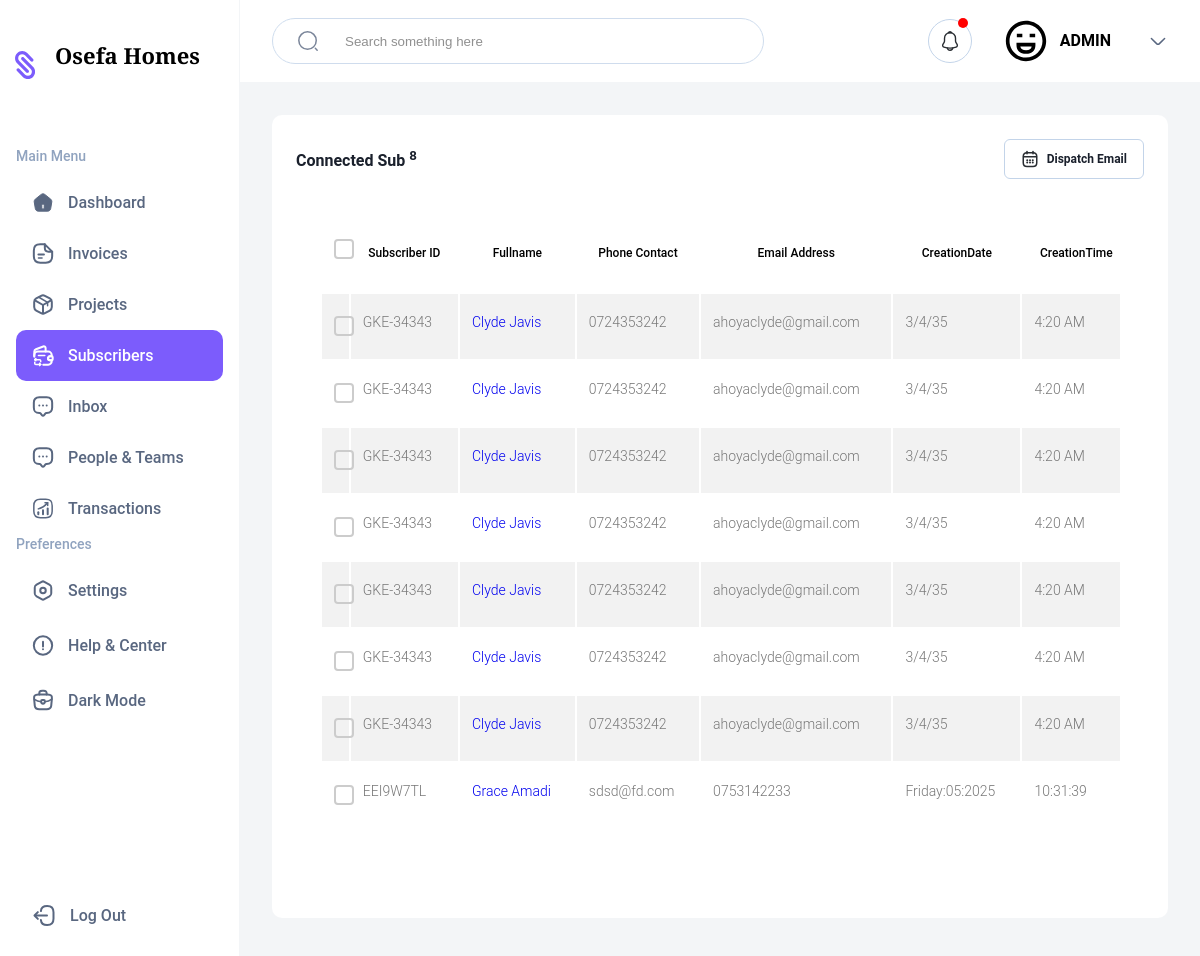
Page /Home/Administrator/Subscribers/Listings/ on the committed database.
### tables this page shows
CREATE TABLE Subscribers (
                                SubID text NOT NULL ,
                                SubsFullname text NOT NULL , 
                                SubsContact text NOT NULL,
                                SubsEmail text NOT NULL , 
                                CreationDate text NOT NULL , 
                                CreationTime text NOT NULL , 
                                IsExistent integer NOT NULL 
                    
                                
                            );

### Controller.py (the view)
class Subscriber_Array_Interface(View):
   methods = ['GET', 'POST']
   def dispatch_request(self) -> str :
        Indicator = int(0)
        if request.method == 'GET':
            Sub_Profiles =  control_baselink.Print_Subscribers(Indicator)
            if Sub_Profiles :
                Sub_Index = len(Sub_Profiles)
            else:
                Sub_Index = int(0)
            return render_template('Subscriber-Array-Concept.html' , CompanyID = CompanyID , Sub_Profiles = Sub_Profiles , Sub_Index = Sub_Index  )
        else:
            return render_template('Subscriber-Array-Concept.html' , CompanyID = CompanyID  )

### Intercom_Connector.py (called while the page is built)
def create_connection(db_file):
    conn = None
    try:
        conn = sqlite3.connect(db_file)
    except Error as e:
        print(e)
    return conn

def Print_Subscribers(Bindings):
    conn = create_connection(DatabaseURL)
    cur = conn.cursor()
    cur.execute("SELECT * FROM Subscribers Where IsExistent = ? " , ( Bindings , ))
    DatabaseFeed = cur.fetchall()
    for DataChunk in DatabaseFeed:
        print(DataChunk)
    return DatabaseFeed

### templates/Subscriber-Array-Concept.html (shortened to what this page needs)
<!DOCTYPE html>
<html lang="en" >
<head>
  <link href="{{url_for('static' , filename='assets/css/admin-pallete.css')}}" rel="stylesheet">
  <link href="{{url_for('static' , filename='assets/css/pro-table-inline.css')}}" rel="stylesheet">
  <link href="{{url_for('static' , filename='assets/css/bootstrap.css')}}" rel="stylesheet">
  <link href="{{url_for('static' , filename='assets/css/feedback-form.css')}}" rel="stylesheet">
</head>
<body>
<body>
    <div class="container">
        <nav class="sidebar">
            <div>
                <div class="sidebar__logo">
                    <h2 class="sidebar__logo-header">{{CompanyID}}</h2>
                </div>
                <ul class="side-nav">
                    <span class="side-nav__header">Main Menu</span>
                    <a href="{{url_for('Admin')}}">
                    <li class="side-nav__item ">
                        <span>Dashboard</span>
                    </li>
                </a>
                    <a href="{{url_for('Invoice')}}">
                    <li class="side-nav__item">
                        <span>Invoices</span>
                    </li>
                    </a>
                    <a href="{{url_for('Projects')}}">
                    <li class="side-nav__item">
                        <span>Projects</span>
                    </li>
                    </a>
                    <a href="{{url_for('Subscribe')}}">
                    <li class="side-nav__item side-nav__item-active">
                        <span>Subscribers</span>
                    </li>
                    <a href="{{url_for('Mail')}}">
                    <li class="side-nav__item">
                        <span>Inbox</span>
                    </li>
                    </a>
                    <a href="{{url_for('Clientelle')}}">
                    <li class="side-nav__item">
                        <span>People &amp; Teams</span>
                    </li>
                    </a>
                    <a href="{{url_for('Clientelle')}}">
                        <li class="side-nav__item">
                            <span> Transactions </span>
                        </li>
                        </a>
                </ul>
                <ul class="side-nav">
                    <span class="side-nav__header">Preferences</span>
                    <li class="side-nav__item">
                        <span>Settings</span>
                    </li>
                    <li class="side-nav__item">
                        <span>Help &amp; Center</span>
                    </li>
                    <li class="side-nav__item">
                        <span>Dark Mode</span>
                    </li>
                </ul>
            </div>
            <ul class="side-nav">
                <a href="{{url_for('Auth')}}">
                <li class="side-nav__item last-item">
                    <span>Log Out</span>
                </li>
                </a>
            </ul>
        </nav>
        <main class="main-content">
            <div class="top-container">
                <div action="#" class="search">
                    <input type="text" class="search__input" placeholder="Search something here">
                </div>
                <div class="user-nav">
                    <button class="notification">
                    </button>
                    <div class="user-info">
                        <span class="user-name">ADMIN</span>
                    </div>
                    <svg width="20" height="20" viewBox="0 0 20 20" fill="none" xmlns="http://www.w3.org/2000/svg">
                        <path d="M16.5999 7.45837L11.1666 12.8917C10.5249 13.5334 9.4749 13.5334 8.83324 12.8917L3.3999 7.45837" stroke="#596780" stroke-width="1.5" stroke-miterlimit="10" stroke-linecap="round" stroke-linejoin="round"/>
                    </svg>
                </div>
            </div>
            <div class="bottom-container">
               <div class="box" style="width:100%;">
                        <div class="header-container">
                            <h3 class="section-header"> Connected Sub <sup> {{Sub_Index }} </sup></h3>
                            <div class="date-selector" data-bs-toggle="modal" data-bs-target="#largeModal">
                                <span >    Dispatch Email   </span>
                            </div>
                        </div>
                        <div class="box" style="width:100%;">
                            <div class="table-responsive">
                                <table class="table table-striped custom-table" style="width:100%;">
                                  <thead>
                                    <tr>
                                      <th scope="col">
                                        <label class="control control--checkbox">
                                          <div class="control__indicator"></div>
                                        </label>
                                      </th>
                                      <th scope="col">Subscriber ID </th>
                                      <th scope="col">Fullname </th>
                                      <th scope="col">Phone Contact </th>
                                      <th scope="col"> Email Address </th>
                                      <th scope="col"> CreationDate</th>
                                      <th scope="col"> CreationTime</th>
                                    </tr>
                                  </thead>
                                  <tbody>
                                    {% for Profile in Sub_Profiles %}
                                    <tr scope="row">
                                      <td>
                                        <label class="control control--checkbox">
                                        <div class="control__indicator"></div>
                                        </label>
                                      </td>
                                      <td>
                                      {{Profile[0]}}
                                      </td>
                                      <td class="pl-0">
                                        <div class="d-flex align-items-center">
                                          <a href="#" class="name">
                                            {{Profile[1]}}</a>
                                        </div>
                                      </td>
                                      <td>
                                      {{Profile[2]}}
                                      </td>
                                      <td>
                                        {{Profile[3]}}
                                      </td>
                                      <td>
                                        {{Profile[4]}}
                                      </td>
                                        <td>
                                            {{Profile[5]}}
                                        </td>
                                    </tr>
                                    {% endfor %}
                                  </tbody>
                                </table>
                              </div>
                        </div>
                    </div>
            </div>
        </main>
    </div>
</body>
</body>
</html>

### static/assets/css/admin-pallete.css (style rules this page uses)
* { margin: 0; padding: 0; box-sizing: border-box; }
html, body { height: 100%; }
body { font-family: 'Plus Jakarta Sans', sans-serif; height: 100vh; }
.container { display: flex; height: 100%; }
.sidebar { width: 240px; display: flex; flex-direction: column; flex-shrink: 0; justify-content: space-between; border-right: 1px solid #F3F5F7; padding: 0 16px; overflow: auto; }
.sidebar__logo { display: flex; justify-content: center; align-items: center; margin: 40px 0 56px -30px; }
.sidebar__logo-header { margin-left: 14px; }
.side-nav { display: flex; flex-direction: column; }
.side-nav__header { font-size: 14px; line-height: 21px; color: #90A3BF; padding-bottom: 10px; display: inline-block; }
.side-nav__header, .side-nav__item > span { letter-spacing: -2%; font-weight: 500; }
.side-nav__item { list-style: none; color: #596780; display: flex; align-items: center; gap: 14px; padding: 14px 0 14px 16px; border-radius: 10px; transition: all .4s; cursor: pointer; white-space: nowrap; }
.side-nav__item > svg { flex-shrink: 0; }
.side-nav__item.last-item { margin-bottom: 32px; }
.side-nav__item:not(:last-child) { margin-bottom: 4px; }
.side-nav__item:hover, .side-nav__item-active { background-color: #7C5CFC; color: white; }
.main-content { display: flex; flex-direction: column; width: 100%; overflow: auto; }
.top-container { border-bottom: 1px solid #F3F5F7; padding: 18px 32px; display: flex; justify-content: space-between; align-items: center; }
.search { display: flex; align-items: center; padding: 11px 0 11px 24px; max-width: 492px; width: 100%; border: 1px solid #C3D4E9; border-radius: 70px; gap: 26px; background: #FFFFFF; opacity: 0.8; }
.search__input { border: none; outline: none; width: calc(100% - 78px); }
.user-nav, .user-info { display: flex; align-items: center; }
.user-name { font-weight: 600; font-size: 16px; line-height: 24px; letter-spacing: -2%; margin: 0 37px 0 12px; }
.user-image { height: 44px; width: 44px; }
.notification { border: 1px solid #C3D4E9; background-color: transparent; position: relative; margin-right: 32px; height: 44px; width: 44px; border-radius: 50%; padding: 10px; cursor: pointer; display: flex; align-items: center; justify-content: center; }
.notification::after { content: ""; position: absolute; width: 10px; height: 10px; background-color: red; border-radius: 50%; top: -2px; right: 3px; }
.bottom-container { display: flex; gap: 24px; padding: 32px; background-color: #F3F5F7; }
.box { background-color: #FFFFFF; border-radius: 10px; padding: 24px; margin-bottom: 24px; }
.header-container { color: #1A202C; display: flex; align-items: center; justify-content: space-between; margin-bottom: 20px; font-weight: 600; letter-spacing: -2%; }
.section-header { line-height: 24px; font-size: 16px; }
.header-container span { line-height: 21px; font-size: 14px; }
.date-selector { padding: 10px 16px; display: flex; align-items: center; justify-content: center; border: 1px solid #C3D4E9; border-radius: 6px; }
.date-selector span { font-weight: 600; font-size: 12px; line-height: 15px; margin-left: 8px; }
tr > th { font-weight: 500; font-size: 12px; line-height: 150%; color: #90A3BF; padding-bottom: 24px; }
tr > td { font-weight: 600; font-size: 14px; letter-spacing: -2%; padding: 8px 0; }
tr > td:first-child { display: flex; align-items: center; gap: 9px; }
@media (max-width: 1300px) { .bottom-container { flex-direction: column; height: auto; } }

### static/assets/css/feedback-form.css (style rules this page uses)
h2 { font-family: "Merriweather", serif; font-weight: 700; font-size: 22px; margin-bottom: 20px; }
button { padding: 20px 30px; border-radius: 6px; border: none; font-size: 18px; cursor: pointer; }

### rows in the picture
Subscribers: SubID "GKE-34343", SubsFullname "Clyde Javis", SubsContact "0724353242", SubsEmail "ahoyaclyde@gmail.com", CreationDate "3/4/35", CreationTime "4:20 AM"
Subscribers: SubID "GKE-34343", SubsFullname "Clyde Javis", SubsContact "0724353242", SubsEmail "ahoyaclyde@gmail.com", CreationDate "3/4/35", CreationTime "4:20 AM"
Subscribers: SubID "GKE-34343", SubsFullname "Clyde Javis", SubsContact "0724353242", SubsEmail "ahoyaclyde@gmail.com", CreationDate "3/4/35", CreationTime "4:20 AM"
Subscribers: SubID "GKE-34343", SubsFullname "Clyde Javis", SubsContact "0724353242", SubsEmail "ahoyaclyde@gmail.com", CreationDate "3/4/35", CreationTime "4:20 AM"
Subscribers: SubID "GKE-34343", SubsFullname "Clyde Javis", SubsContact "0724353242", SubsEmail "ahoyaclyde@gmail.com", CreationDate "3/4/35", CreationTime "4:20 AM"
Subscribers: SubID "GKE-34343", SubsFullname "Clyde Javis", SubsContact "0724353242", SubsEmail "ahoyaclyde@gmail.com", CreationDate "3/4/35", CreationTime "4:20 AM"
Subscribers: SubID "GKE-34343", SubsFullname "Clyde Javis", SubsContact "0724353242", SubsEmail "ahoyaclyde@gmail.com", CreationDate "3/4/35", CreationTime "4:20 AM"
Subscribers: SubID "EEI9W7TL", SubsFullname "Grace Amadi", SubsContact "sdsd@fd.com", SubsEmail "0753142233", CreationDate "Friday:05:2025", CreationTime "10:31:39"

### other values in the picture
{{ CompanyID }} "Osefa Homes"
{{ Sub_Index }} "8"
